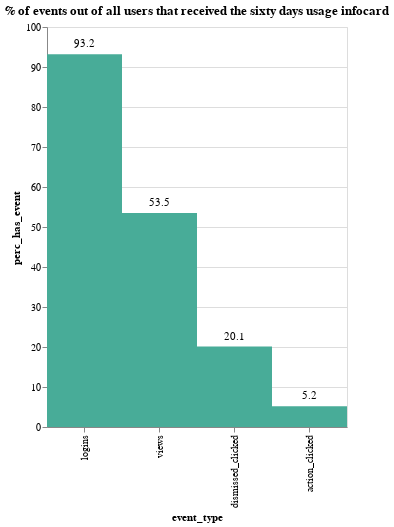

The notebook cell this image was saved under:
### Code cell
# add login events
af.column_single_label(
    sixty_day_infocards_chart_df,
    af.teal,
    "event_type:O",
    "perc_has_event:Q",
    300,
    400,
    "-y",
).properties(
    title="% of events out of all users that received the sixty days usage infocard"
)

### Figure 1 — Vega-Lite specification as saved in the notebook (floating-point values rounded to 4 significant figures)
{"config": {"view": {"continuousWidth": 400, "continuousHeight": 300}}, "layer": [{"mark": {"type": "rect", "color": "#48AC98"}, "encoding": {"x": {"type": "ordinal", "field": "event_type", "sort": "-y"}, "y": {"type": "quantitative", "field": "perc_has_event"}}, "height": 400, "width": 300}, {"mark": {"type": "text", "align": "center", "baseline": "middle", "dy": -10}, "encoding": {"text": {"type": "quantitative", "field": "perc_has_event"}, "x": {"type": "ordinal", "field": "event_type", "sort": "-y"}, "y": {"type": "quantitative", "field": "perc_has_event"}}, "height": 400, "width": 300}], "data": {"name": "data-60e96083f7edf4d45efbf3e58e9514e7"}, "title": "% of events out of all users that received the sixty days usage infocard", "$schema": "https://vega.github.io/schema/vega-lite/v4.8.1.json", "datasets": {"data-60e96083f7edf4d45efbf3e58e9514e7": [{"event_type": "logins", "no_event": 1138, "has_event": 15643, "perc_has_event": 93.2}, {"event_type": "views", "no_event": 7805, "has_event": 8976, "perc_has_event": 53.5}, {"event_type": "dismissed_clicked", "no_event": 13407, "has_event": 3374, "perc_has_event": 20.1}, {"event_type": "action_clicked", "no_event": 15904, "has_event": 877, "perc_has_event": 5.2}]}}
